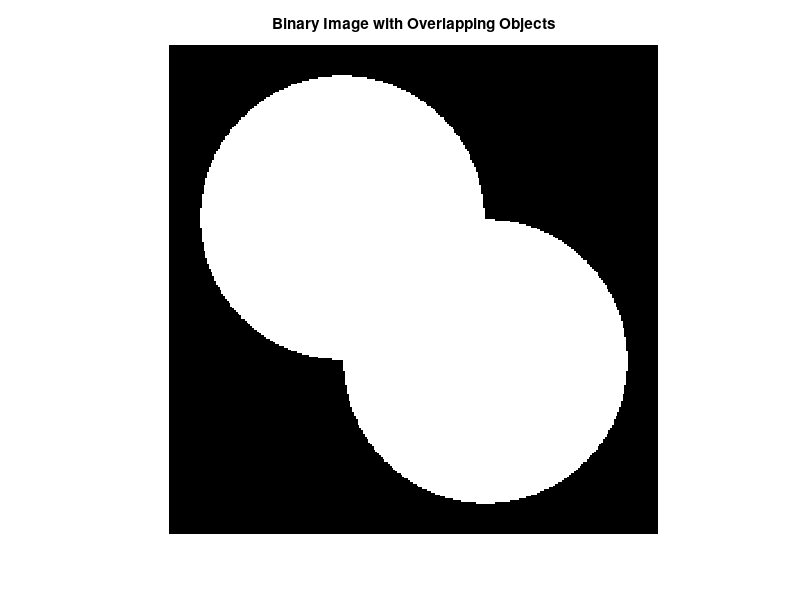
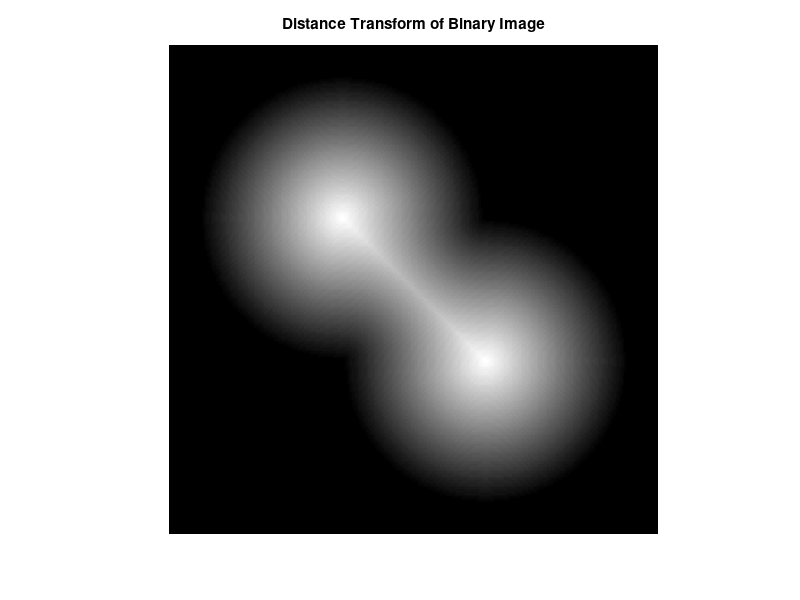
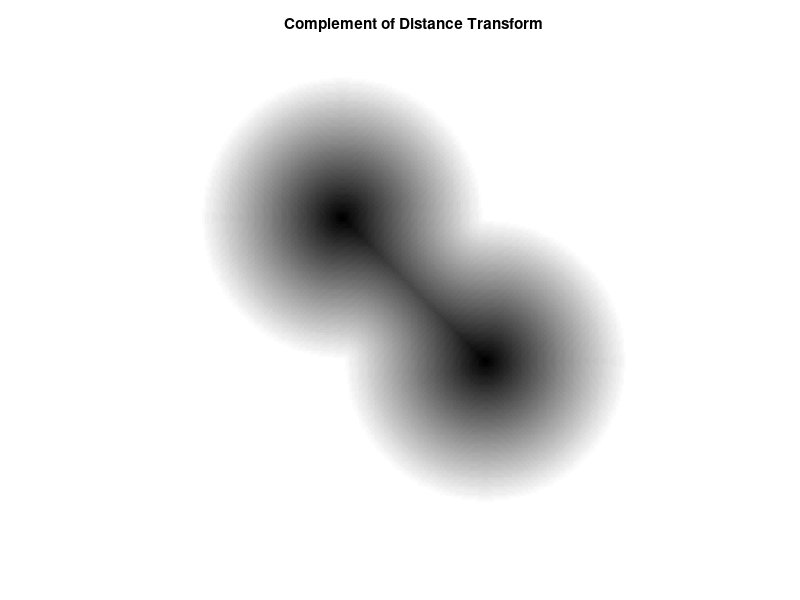
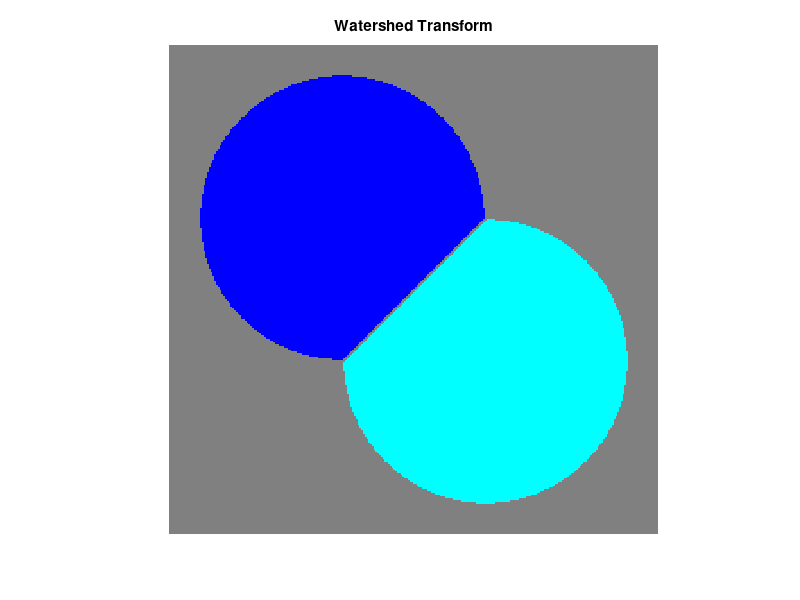

Reproduce these figures in MATLAB, in order.
% UNIVERSIDADE FEDERAL DO AMAZONAS
% FACULDADE DE TECNOLOGIA
% GPRP&O - GRUPO DE PESQUISA EM RECONHECIMENTO DE PADRÕES E OTIMIZAÇÃO
% PGENE523 - PROCESSAMENTO DIGITAL DE IMAGENS
% SEMNINÁRIO - Watershed Segmentation
% ARQUIVO - watershed_high_level_2d.m
% AUTOR - Diego Giovanni de Alcântara Vieira
%--------------------------------------------------------------------------
% Esse script demonstra o funcionamento da segmentação watershed 2D usando 
% as funções de alto nível do MATLAB
%--------------------------------------------------------------------------
clc; clear; close all;
center1 = -40;
center2 = -center1;
dist = sqrt(2*(2*center1)^2);
radius = dist/2 * 1.4;
lims = [floor(center1-1.2*radius) ceil(center2+1.2*radius)];
[x,y] = meshgrid(lims(1):lims(2));
bw1 = sqrt((x-center1).^2 + (y-center1).^2) <= radius;
bw2 = sqrt((x-center2).^2 + (y-center2).^2) <= radius;
bw = bw1 | bw2;
figure;
imshow(bw)
title('Binary Image with Overlapping Objects')


D = bwdist(~bw);
figure;
imshow(D,[])
title('Distance Transform of Binary Image')

D = -D;
figure;
imshow(D,[])
title('Complement of Distance Transform')

L = watershed(D);
L(~bw) = 0;

rgb = label2rgb(L,'jet',[.5 .5 .5]);
figure;
imshow(rgb)
title('Watershed Transform')